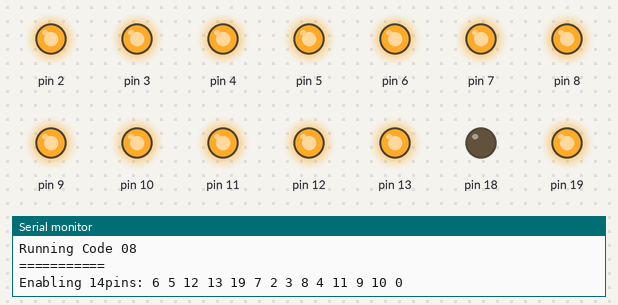
This sketch was run on a simulated Arduino Uno, built with avr-gcc and run on an emulated ATmega328P. Shown: output pins drawn as LEDs (lit = HIGH), the last lines printed to the serial monitor.

Above: at 0.7 s.
At 2.3 s:
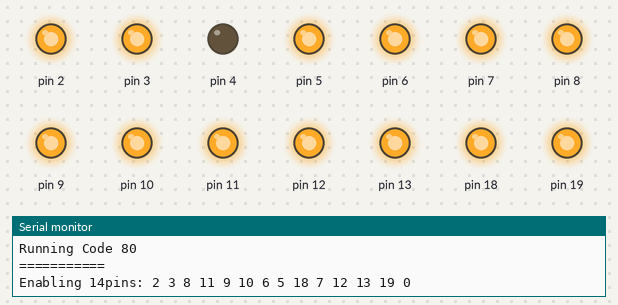
At 3.9 s:
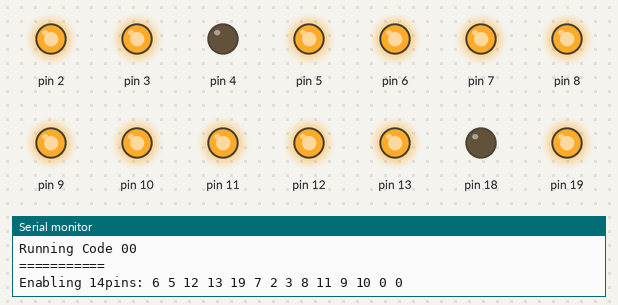
At 8.6 s:
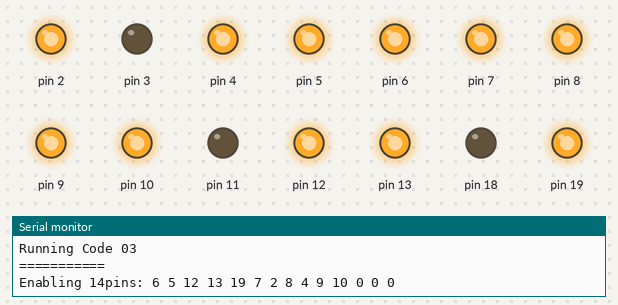
At 13.3 s:
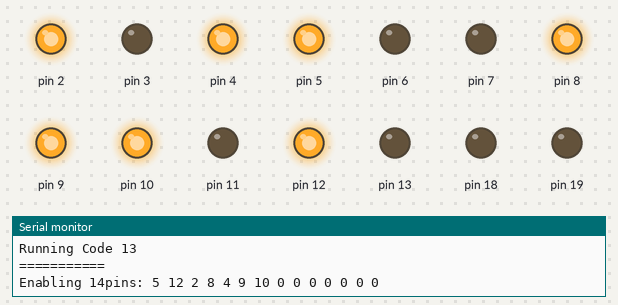
At 16.5 s:
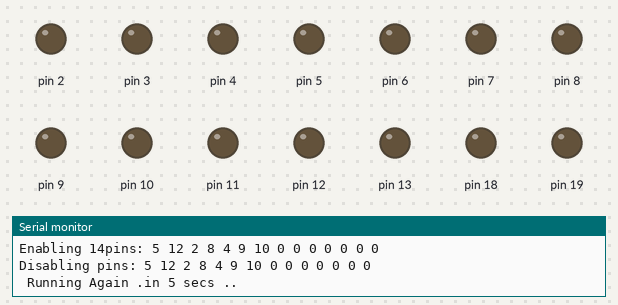
Timing chart, 0 to 24.8 s (numbered marks = the images above):
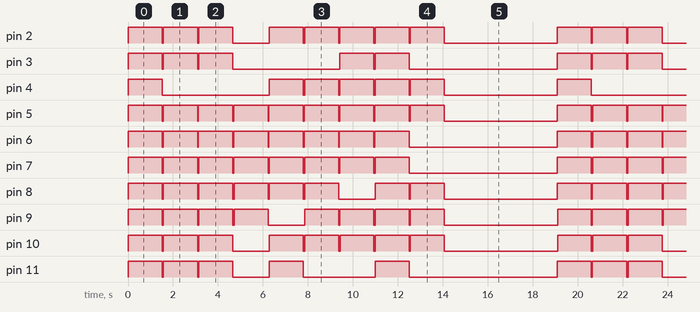

The sketch:

40pin-LED-DEMO.ino
```cpp
// (licence header left out)
  // Prep data for following numbers: 8, 80, 0, 1, 2, 3, 5, 8, 13
  int thisMap[9][14]={ {6,5,12,13,19,7,2,3,8,4,11,9,10}, {2,3,8,11,9,10,6,5,18,7,12,13,19}, {6,5,12,13,19,7,2,3,8,11,9,10},
                        {6,5,12,13,19,7,8,9}, {6,5,12,13,19,7,2,8,4,11,10}, {6,5,12,13,19,7,2,8,4,9,10},
                        {6,5,12,13,19,7,2,3,4,9,10}, {6,5,12,13,19,7,2,3,8,4,11,9,10}, {5,12,2,8,4,9,10} };
  // Labels for display
  String nameMap[9]={
      "08","80", "00",
      "01", "02", "03",
      "05","08","13"};

  void setup() {
    Serial.begin(9600); // Prepare console
    for(int i=2;i<=13;i++) {pinMode(i,OUTPUT);digitalWrite(i,LOW);} // setup all pins [2-13] and turn them off
    for(int i=18;i<=19;i++) {pinMode(i,OUTPUT);digitalWrite(i,LOW);} // setup A4, 5 and turn off
  }

  void runLights(int pinMap[],int sizePM, int sizePMZ) {

    byte pinCnt=sizePM/sizePMZ; // grab count of pins to turn on for display

    Serial.print("Enabling ");
    Serial.print(pinCnt);
    Serial.print("pins: ");

    // spin through all pins to turn on
    for(int i=0;i<pinCnt;i++){
      int thisPin=pinMap[i];
      Serial.print(thisPin);Serial.print(" ");
      digitalWrite(thisPin,HIGH);
    }

    Serial.print("\n");

    // sleep 1.5 seconds whilst showing number
    delay(1500);

    Serial.print("Disabling pins: ");

    // spin through all pins and turn off
    for(int i=0;i<pinCnt;i++){
      int thisPin=pinMap[i];
      Serial.print(thisPin);Serial.print(" ");
      digitalWrite(thisPin,LOW);
    }

    Serial.print("\n");
  }

  void loop() {
    // Count number of items to display
    int nameCnt=sizeof(thisMap)/sizeof(thisMap[0]);

    // Spin through each item and display in console first then call function to turn on LCD
    for(int i=0;i<nameCnt;i++) {
      Serial.print("\n\nRunning Code ");
      Serial.println(nameMap[i]);
      Serial.println("===========");
      runLights(thisMap[i],sizeof(thisMap[i]),sizeof(thisMap[i][0]));
    }
    Serial.println("\n Running Again .in 5 secs .. \n");
    delay(5000);
  }
```

Measured:
- by itself, pin 4: repeats every 19.1 s: LOW 4.8 s, 3 × (HIGH 1.5 s, LOW 0.06 s), HIGH 1.5 s, LOW 0.05 s, HIGH 1.5 s, LOW 5.0 s, HIGH 1.5 s
- by itself, pin 5: repeats every 19.1 s: LOW 0.05 s, 7 × (HIGH 1.5 s, LOW 0.04 s), HIGH 1.5 s, LOW 5.0 s, HIGH 1.5 s
- by itself, pin 6: repeats every 19.1 s: LOW 0.05 s, 6 × (HIGH 1.5 s, LOW 0.04 s), HIGH 1.5 s, LOW 6.6 s, HIGH 1.5 s
- by itself, pin 7: repeats every 19.1 s: LOW 0.06 s, 6 × (HIGH 1.5 s, LOW 0.05 s), HIGH 1.5 s, LOW 6.6 s, HIGH 1.5 s
- by itself, pin 12: repeats every 19.1 s: LOW 0.06 s, 7 × (HIGH 1.5 s, LOW 0.04 s), HIGH 1.5 s, LOW 5.0 s, HIGH 1.5 s
- by itself, pin 18: alternates HIGH for 1.5 s and LOW for 17.6 s
- by itself, pin 19: repeats every 19.1 s: LOW 0.07 s, 6 × (HIGH 1.5 s, LOW 0.05 s), HIGH 1.5 s, LOW 6.6 s, HIGH 1.5 s
- by itself, pin 3: repeats every 19.1 s: LOW 0.04 s, HIGH 1.5 s, LOW 0.06 s, HIGH 1.5 s, LOW 4.8 s, HIGH 1.5 s, LOW 0.05 s, HIGH 1.5 s, LOW 6.6 s, HIGH 1.5 s
